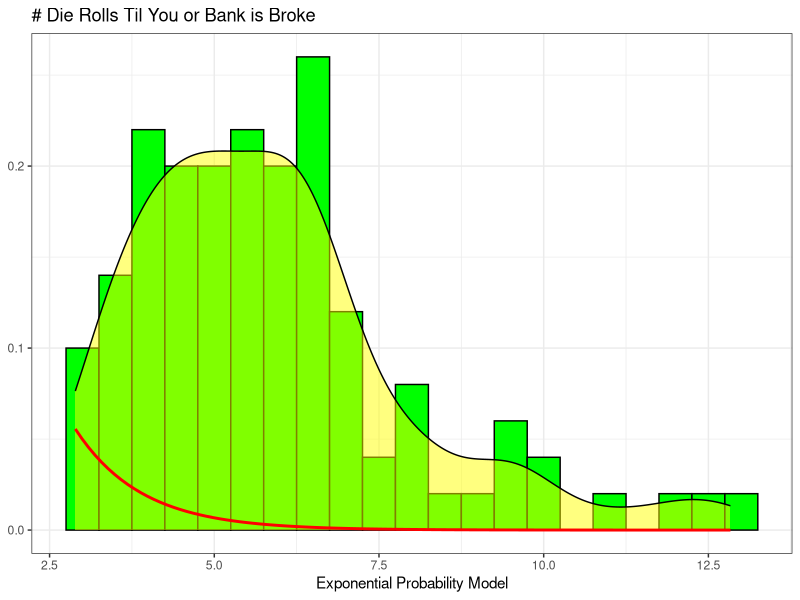

Reproduce this figure in R.
## ---- chunk 1
library(ggplot2)
n <- 100     # number of trials
length <- numeric(n)
for (j in 1:n){
  you <- 10    # starting $
  bank <- 1000   # starting $
  i <- 0       # counter for broke
  while (you >= 1 & bank >= 1){
    toss <- sample(0:1,1) # 0 = tails, 1 = heads
    you <- you + 2*toss -1
    bank <- bank - 2*toss +1
    i <- i +1
    you
    bank
    i
  }
  length[j] <- i
}
length
summary(length)

# Try exponential plot to lessen gaps
loglen <- log(length)
len.df <- data.frame(loglen)
logmean <- mean(loglen)
logmid <- median(loglen)
logsd <- sd(loglen)
logiqr <- IQR(loglen)

# Histogram of no. trial til broke
ggplot(len.df, aes(x = loglen)) +
  geom_histogram(aes(y = ..density..),      
                   binwidth=.5,
                   colour="black", fill="green") +
  geom_density(alpha=.5, fill="yellow")   +
  stat_function(fun = dexp, arg = list(rate = 1/logmean), size = 1, colour = "red") +
  labs(x = "Exponential Probability Model", y = NULL, title = "# Die Rolls Til You or Bank is Broke") + 
  theme_bw() 

